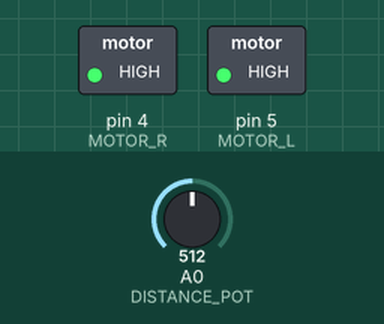
Simulated run of this sketch. Board: Arduino Uno, built with avr-gcc and run on an emulated ATmega328P. Shown: switched loads named in the sketch (green lamp = pin HIGH). The inputs (shaded band) are chosen by the test bench; at power-on: A0 (DISTANCE_POT) = 512.

Above: at 0.1 s.
Timing chart, 0 to 1.6 s (numbered marks = the images above):
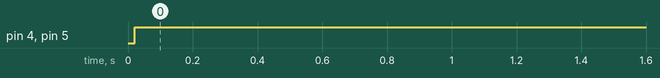

The sketch:

Ultra.ino
```cpp
#include <Ultrasonic.h>

// ----------- MISC. CONSTANTS -----------
#define MIN_DISTANCE 75  //75 cm.
#define MAX_DISTANCE 150 //150 cm.
#define AVERAGE 5 //Moving average filter size
#define SAMPLING_DELAY 20 //Delay between measurements


// ----------- PIN-RELATED CONSTANTS -----------
// Ultrasonic sensors
const byte TRIG_L = 8;
const byte ECHO_L = 7;
const byte TRIG_R = 16;
const byte ECHO_R = 15;

//Motors
const byte MOTOR_L = 5;
const byte MOTOR_R = 4;

//Min distance potentiometer
const byte DISTANCE_POT = A0;


// ----------- MEAN AVERAGE DISTANCES ARRAYS -----------
unsigned int distancesL[AVERAGE];
unsigned int distancesR[AVERAGE];

// ----------- CURRENT MIN DISTANCE -----------
unsigned int minDistance;

// ----------- ULTRASONIC SENSOR INSTANES -----------
Ultrasonic pingL(TRIG_L, ECHO_L); //Trigger Pin, Echo Pin
Ultrasonic pingR(TRIG_R, ECHO_R); //Trigger Pin, Echo Pin


// ----------- PROTOTYPES -----------
void checkSensorsAndRun();
void motorInit();
void filterInit(unsigned int startDist, unsigned int *distVector);
unsigned int filterData(unsigned int newData, unsigned int *distVector);
unsigned int sampleDistance(byte sensor);
void setMotorStatus(unsigned int motor, unsigned int averageValue);
unsigned int sampleSetPoint();


void setup(){
  //Serial.begin(9600);
  pinMode(DISTANCE_POT, INPUT);
  pingL.init();
  pingR.init();
  filterInit(MAX_DISTANCE, distancesL);
  filterInit(MAX_DISTANCE, distancesR);
  motorInit();
}

void loop(){
/*
  //x = pingL.distance(1); //Measure distance in mode 1
  Serial.print("L-sensor: ");
  Serial.print(sampleDistance(0)); //Left Sensor
  //x = pingR.distance(1);
  Serial.print(" cm.  ------   R-sensor: ");
  Serial.print(sampleDistance(1)); //Right sensor
  Serial.println("cm. ");
*/
  checkSensorsAndRun();
  delay(SAMPLING_DELAY);

}


void motorInit(){
  pinMode(MOTOR_L, OUTPUT);
  pinMode(MOTOR_R, OUTPUT);
  digitalWrite(MOTOR_L, 0);
  digitalWrite(MOTOR_R, 0);
}

void filterInit(unsigned int startDist, unsigned int *distVector){
  unsigned int i;
  for(i = 0; i < AVERAGE; i++){
    distVector[i] = startDist;
  }
}

unsigned int filterData(unsigned int newData, unsigned int *distVector){
  volatile unsigned int sum;
  unsigned int i;
  sum = distVector[0];
  for(i = 1; i < AVERAGE; i++){
    distVector[i] = distVector[i-1];
    sum += distVector[i];
  }
  distVector[0] = newData;
  return sum / AVERAGE;
}

unsigned int sampleDistance(byte sensor){
  unsigned int x;
  if(!sensor){ //Left sensor
    return pingL.distance(1);
  }else{
    return pingR.distance(1);
  }
}

void setMotorStatus(unsigned int motor, unsigned int averageValue){
  if(averageValue < sampleSetPoint()){
    digitalWrite(motor, 1);
  }else{
    digitalWrite(motor, 0);
  }
}

void checkSensorsAndRun(){
  unsigned int l, r;
  l = filterData(sampleDistance(0), distancesL); //Left sensor
  r = filterData(sampleDistance(1), distancesR); //Right sensor
  setMotorStatus(MOTOR_L, l);
  setMotorStatus(MOTOR_R, r);
}

unsigned int sampleSetPoint(){
  volatile unsigned int x;
  x = analogRead(DISTANCE_POT);
  x = map(x, 0, 1023, MIN_DISTANCE, MAX_DISTANCE);
  return x;
}
```

Measured:
- by itself, pin 4 (MOTOR_R), pin 5 (MOTOR_L): LOW → HIGH at 0.02 s
